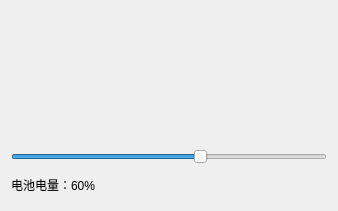
<?xml version="1.0" encoding="UTF-8"?>
<ui version="4.0">
 <class>Widget</class>
 <widget class="QWidget" name="Widget">
  <property name="geometry">
   <rect>
    <x>0</x>
    <y>0</y>
    <width>338</width>
    <height>211</height>
   </rect>
  </property>
  <property name="windowTitle">
   <string>Widget</string>
  </property>
  <layout class="QVBoxLayout" name="verticalLayout">
   <item>
    <widget class="TBattery" name="battery" native="true"/>
   </item>
   <item>
    <widget class="QSlider" name="horizontalSlider">
     <property name="value">
      <number>60</number>
     </property>
     <property name="orientation">
      <enum>Qt::Horizontal</enum>
     </property>
    </widget>
   </item>
   <item>
    <widget class="QLabel" name="label">
     <property name="maximumSize">
      <size>
       <width>16777215</width>
       <height>30</height>
      </size>
     </property>
     <property name="text">
      <string>电池电量：60%</string>
     </property>
    </widget>
   </item>
  </layout>
 </widget>
 <customwidgets>
  <customwidget>
   <class>TBattery</class>
   <extends>QWidget</extends>
   <header location="global">tbattery.h</header>
   <container>1</container>
  </customwidget>
 </customwidgets>
 <resources/>
 <connections/>
</ui>
